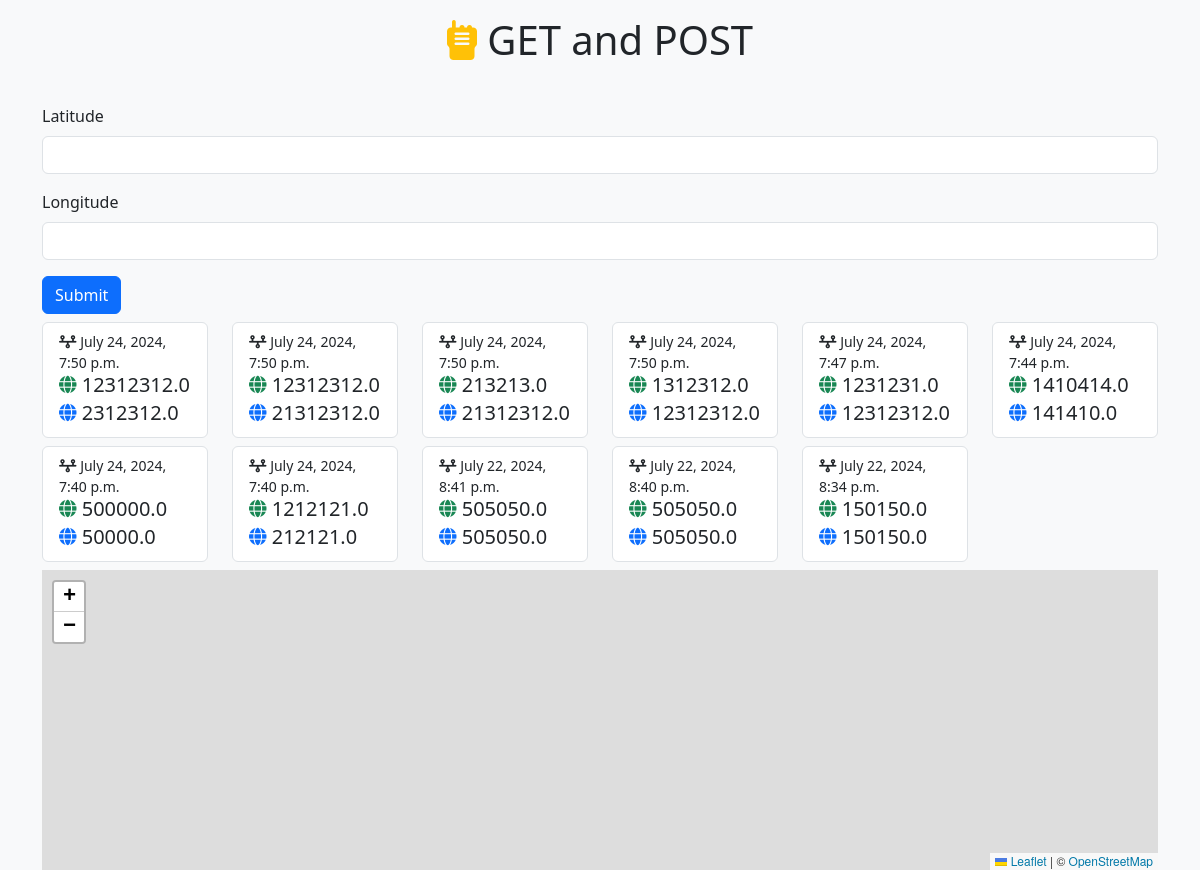
The app's page /, older data.
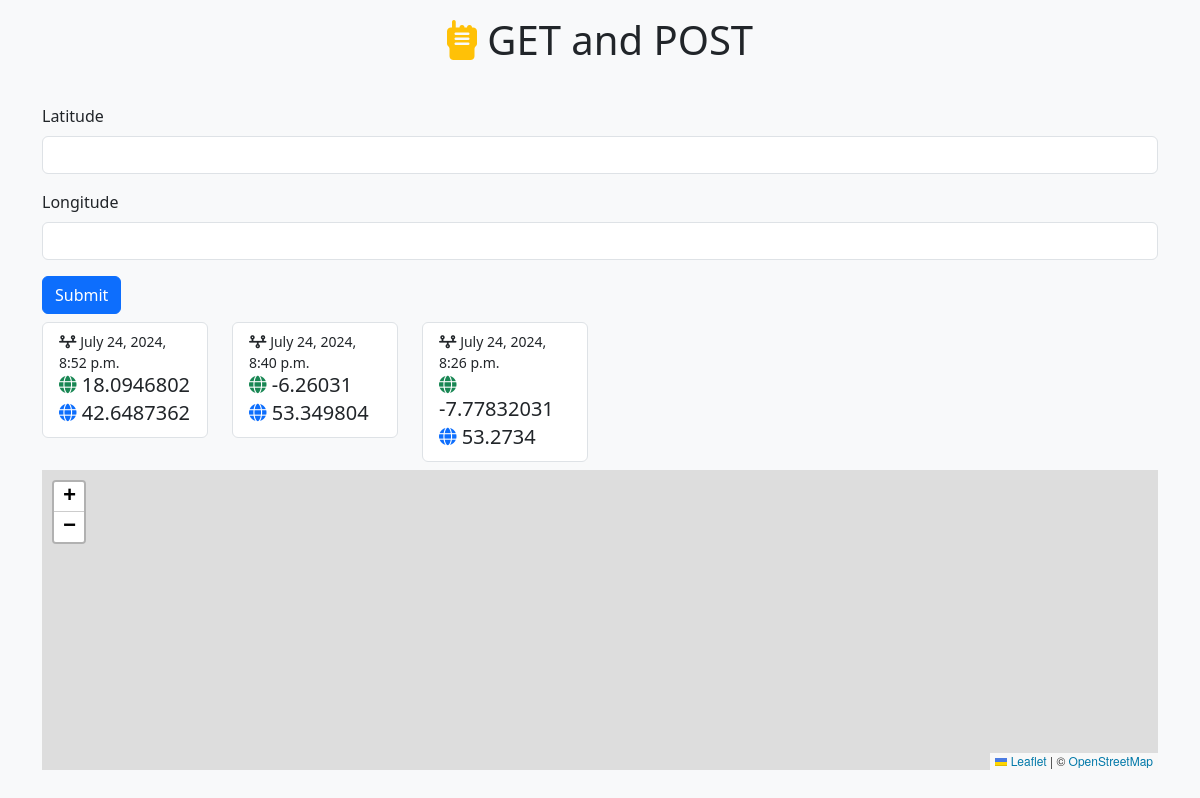
The same page, newer data.
### receive/models.py (models this page shows, shortened)
class GPSTracker(models.Model):
    timestamp = models.DateTimeField(auto_now=True)
    longitude = models.FloatField()
    latitude = models.FloatField()

### receive/views.py (the view)
# urls.py: path('', views.index, name='index'),
def index(request):
    gpsdata = GPSTracker.objects.all().order_by('-timestamp')
    context = {"gpsdata": gpsdata}
    return render(request, 'receive/index.html', context)

### receive/templates/receive/index.html (shortened to what this page needs)
{% extends 'base.html' %}
{% block content %}
  <div class="container">
    <div class="row mt-4">
      <div class="col">
        <form id="sendGPS" action="{% url 'receive_gps_data' %}" method="POST">
          <div class="mb-3">
            <label for="latitude" class="form-label">Latitude</label>
            <input type="number" class="form-control" id="latitude" step="any" name="latitude" required />
          </div>
          <div class="mb-3">
            <label for="longitude" class="form-label">Longitude</label>
            <input type="number" class="form-control" id="longitude" step="any" name="longitude" required />
          </div>
          <button type="submit" class="btn btn-primary">Submit</button>
        </form>
      </div>
    </div>
    <div class="row mt-2">
      {% for x in gpsdata %}
        <div class="col col-md-6 col-lg-4 col-xl-2 mb-2 h-100">
          <div class="list-group">
            <a href="#" class="list-group-item list-group-item-action api-received" aria-current="true" data-longitude="{{ x.longitude }}" data-latitude="{{ x.latitude }}">
              <div class="d-flex w-100 justify-content-between">
                <small><i class="fa-solid fa-timeline"></i> {{ x.timestamp }}</small>
              </div>
              <h5 class="mb-1"><i class="text-success fa-solid fa-globe fa-sm"></i> {{ x.longitude }}</h5>
              <h5 class="mb-1"><i class="text-primary fa-solid fa-globe fa-sm"></i> {{ x.latitude }}</h5>
            </a>
          </div>
        </div>
      {% endfor %}
    </div>
    <div class="row">
      <div class="col">
        <div id="map"></div>
      </div>
    </div>
  </div>
{% endblock %}

### templates/base.html (shortened to what this page needs)
{% load static %}
<!DOCTYPE html>
<html lang="en">
  <head>
    <link rel="stylesheet" href="{% static 'css/style.css' %}">
    <link href="https://cdn.jsdelivr.net/npm/bootstrap@5.3.3/dist/css/bootstrap.min.css" rel="stylesheet" />
    <link rel="stylesheet" href="https://unpkg.com/leaflet@1.9.4/dist/leaflet.css" />
  </head>
  <body class="bg-light">
    <h1 class="text-center py-3"><i class="text-warning fa-solid fa-walkie-talkie"></i> GET and POST</h1>
    {% block content %}
    {% endblock %}
  </body>
</html>

### receive/templates/receive/index.html (style rules this page uses)
#map { height: 300px; }

Row changes from the older to the newer data that the page shows:
removed GPSTracker: timestamp "July 24, 2024, 7:50 p.m.", longitude "12312312.0", latitude "2312312.0"
removed GPSTracker: timestamp "July 24, 2024, 7:50 p.m.", longitude "12312312.0", latitude "21312312.0"
removed GPSTracker: timestamp "July 24, 2024, 7:50 p.m.", longitude "213213.0", latitude "21312312.0"
removed GPSTracker: timestamp "July 24, 2024, 7:50 p.m.", longitude "1312312.0", latitude "12312312.0"
removed GPSTracker: timestamp "July 24, 2024, 7:47 p.m.", longitude "1231231.0", latitude "12312312.0"
removed GPSTracker: timestamp "July 24, 2024, 7:44 p.m.", longitude "1410414.0", latitude "141410.0"
removed GPSTracker: timestamp "July 24, 2024, 7:40 p.m.", longitude "500000.0", latitude "50000.0"
removed GPSTracker: timestamp "July 24, 2024, 7:40 p.m.", longitude "1212121.0", latitude "212121.0"
removed GPSTracker: timestamp "July 22, 2024, 8:41 p.m.", longitude "505050.0", latitude "505050.0"
removed GPSTracker: timestamp "July 22, 2024, 8:40 p.m.", longitude "505050.0", latitude "505050.0"
removed GPSTracker: timestamp "July 22, 2024, 8:34 p.m.", longitude "150150.0", latitude "150150.0"
added GPSTracker: timestamp "July 24, 2024, 8:52 p.m.", longitude "18.0946802", latitude "42.6487362"
added GPSTracker: timestamp "July 24, 2024, 8:40 p.m.", longitude "-6.26031", latitude "53.349804"
added GPSTracker: timestamp "July 24, 2024, 8:26 p.m.", longitude "-7.77832031", latitude "53.2734"
